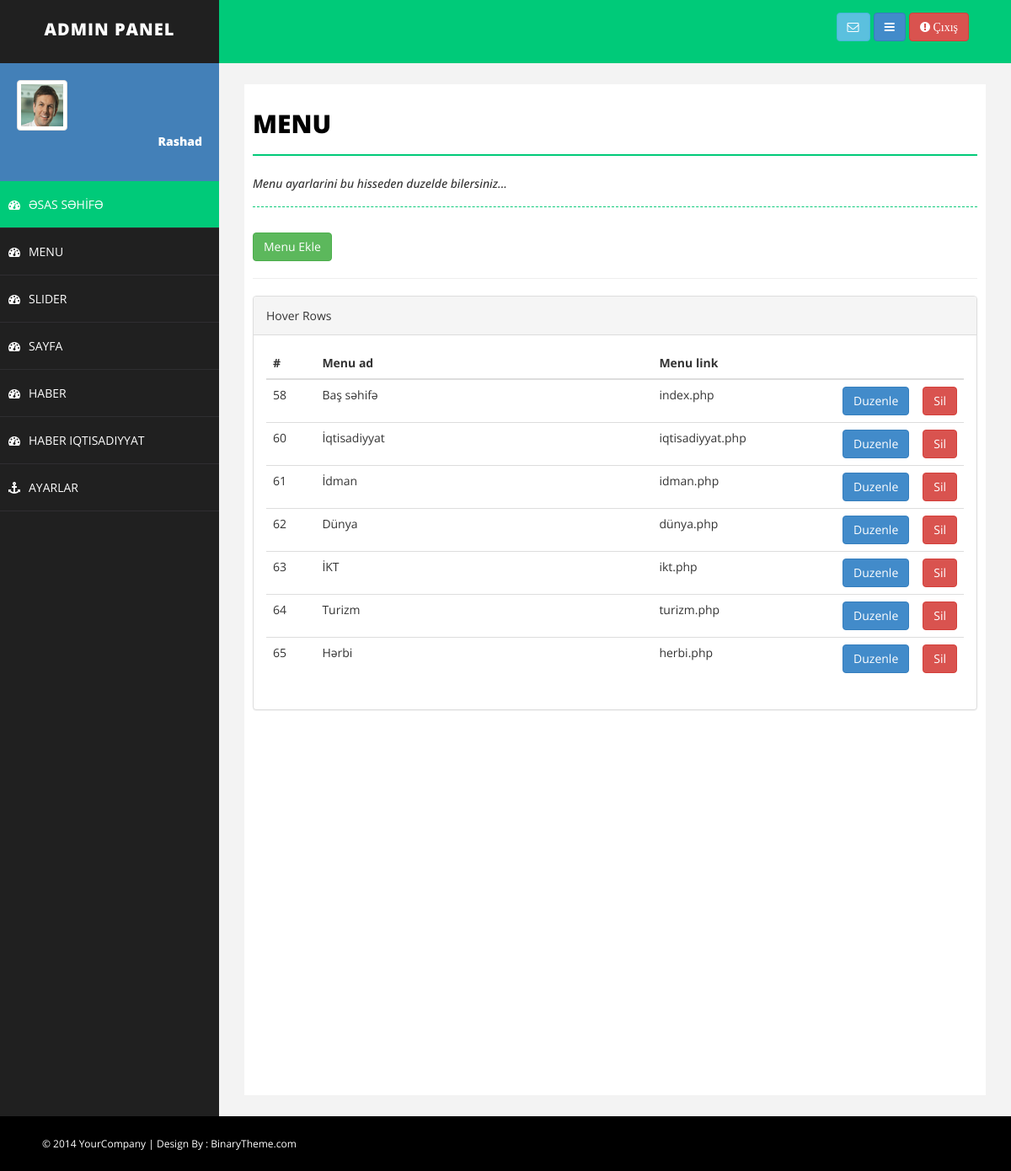
Screenshot of /menu.php (signed in) with the database file from the repository.
### tables this page shows
CREATE TABLE `menu` (
  `menu_id` int(11) NOT NULL,
  `menu_adi` varchar(50) NOT NULL,
  `menu_url` varchar(100) NOT NULL,
  `menu_sira` varchar(50) NOT NULL
);

### menu.php (the view, shortened to what this page needs)
<?php
include 'header.php';
include 'sidebar.php';
 ?>
  <div id="page-wrapper">
            <div id="page-inner">
                <div class="row">
                    <div class="col-md-12">
                        <h1 class="page-head-line">MENU</h1>
                        <h1 class="page-subhead-line">Menu ayarlarini bu hisseden duzelde bilersiniz... </h1>
                    </div>
                        <div class="col-md-12">
                        <a href="menu-ekle.php"> <button class="btn btn-success" >Menu Ekle</button></a>
                         <hr>
                         </div>
                </div>
                <div class="row">
                <div class="col-md-12">
                    <div class="panel panel-default">
                        <div class="panel-heading">
                            Hover Rows
                        </div>
                        <div class="panel-body">
                            <div class="table-responsive">
                                <table class="table table-hover">
                                    <thead>
                                        <tr>
                                            <th>#</th>
                                            <th style="width: 400px">Menu ad</th>
                                            <th>Menu link</th>
                                            <th style="width: 20px"></th>
                                            <th style="width: 20px"></th>
                                        </tr>
                                    </thead>
                                    <tbody>
                                      <?php
                                      include 'baglan.php';
                                       $menusor = $baglan->query("SELECT * FROM menu ");
                                      while ($menucek = $menusor->fetch_array()) {
                                     ?>
                                        <tr>
                                            <td><?php echo $menucek['menu_id']; ?></td>
                                            <td><?php echo $menucek['menu_adi']; ?></td>
                                            <td><?php echo $menucek['menu_url']; ?></td>
                                            <td><a href="menu-duzenle.php?menu_id=<?php  echo $menucek['menu_id'] ?>"><button class="btn btn-primary">Duzenle</button></a></td>
                                             <td><a href="islem.php?menu_id=<?php   echo $menucek['menu_id'] ?>&menusil=ok"><button class="btn btn-danger">Sil</button></a></td>
                                        </tr>
                                    <?php  }   ?>
                                    </tbody>
                                </table>
                            </div>
                        </div>
                    </div>
                  </div>
                    </div>
                </div>
            </div>
  <?php  include 'footer.php';  ?>

### assets/css/basic.css (style rules this page uses)
body { font-family: 'Open Sans', sans-serif; line-height:25px; }
#page-wrapper { padding: 15px 15px; min-height: 600px; background: #F3F3F3; }
#page-inner { width: 100%; margin: 10px 20px 10px 0px; background-color: #fff!important; padding: 10px; min-height: 1200px; }
.page-head-line { font-size: 30px; text-transform: uppercase; color: #000; font-weight: 800; padding-bottom: 20px; border-bottom: 2px solid #00CA79; margin-bottom: 10px; }
.page-subhead-line { font-size: 14px; padding-top: 5px; padding-bottom: 20px; font-style:italic; margin-bottom:30px; border-bottom:1px dashed #00CA79; }
@media (min-width:768px) { #page-wrapper { margin: 0 0 0 260px; padding: 15px 30px; min-height: 1200px; } }

### rows the page displays
menu: menu_id "58", menu_adi "Baş səhifə", menu_url "index.php"
menu: menu_id "60", menu_adi "İqtisadiyyat", menu_url "iqtisadiyyat.php"
menu: menu_id "61", menu_adi "İdman", menu_url "idman.php"
menu: menu_id "62", menu_adi "Dünya", menu_url "dünya.php"
menu: menu_id "63", menu_adi "İKT", menu_url "ikt.php"
menu: menu_id "64", menu_adi "Turizm", menu_url "turizm.php"
menu: menu_id "65", menu_adi "Hərbi", menu_url "herbi.php"
